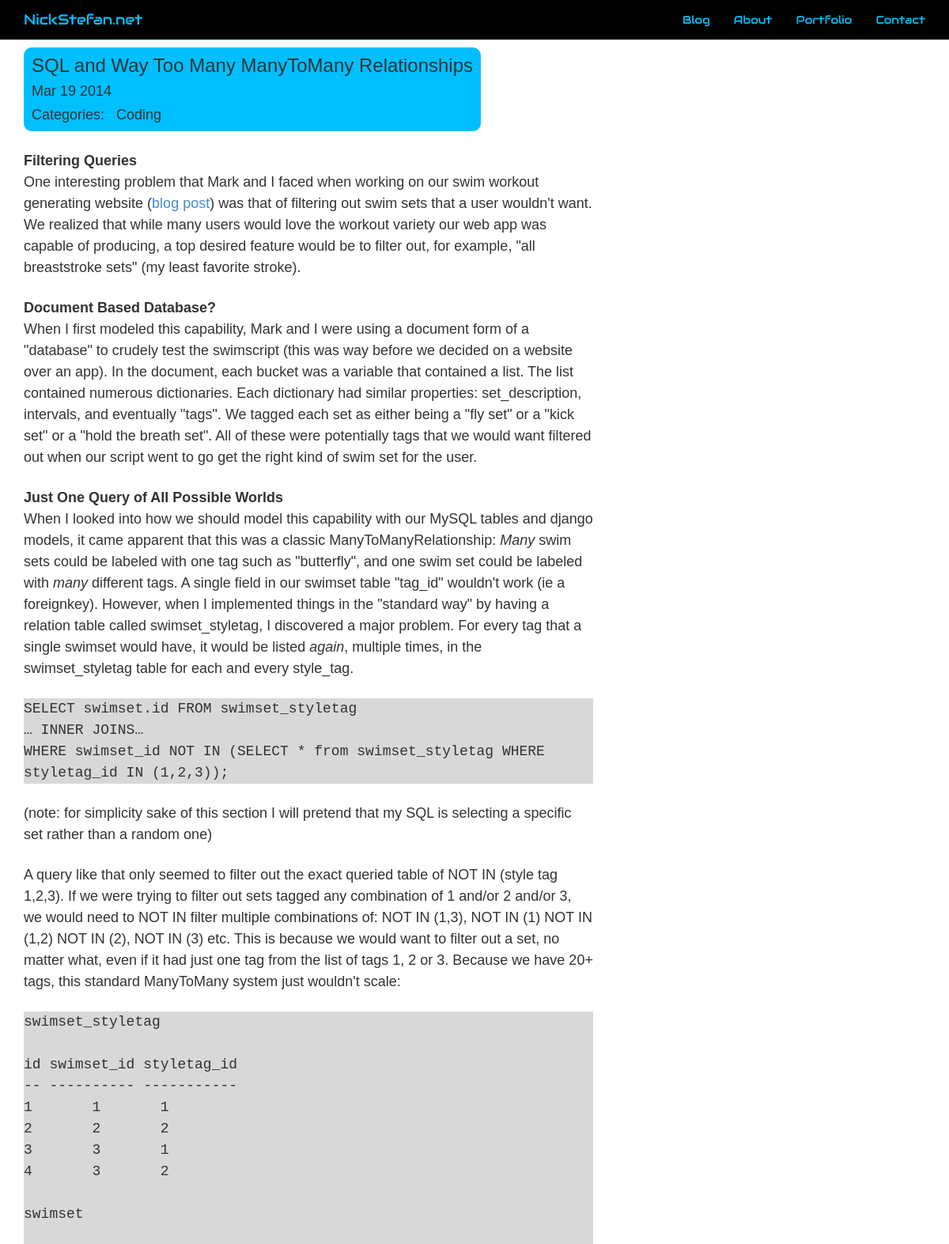
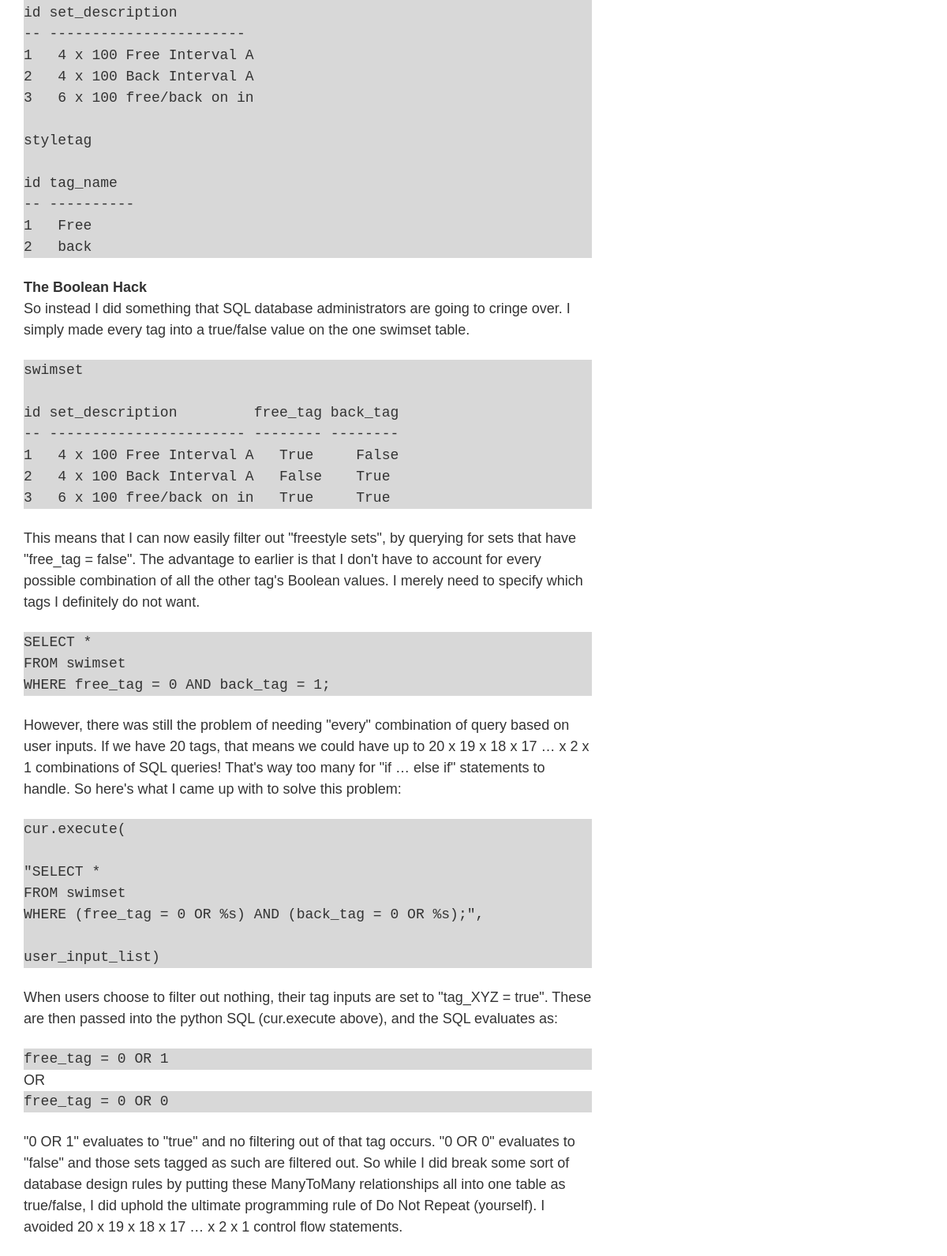
The app's page /blog/view/manytomanysql, older data (2 pictures, top to bottom).
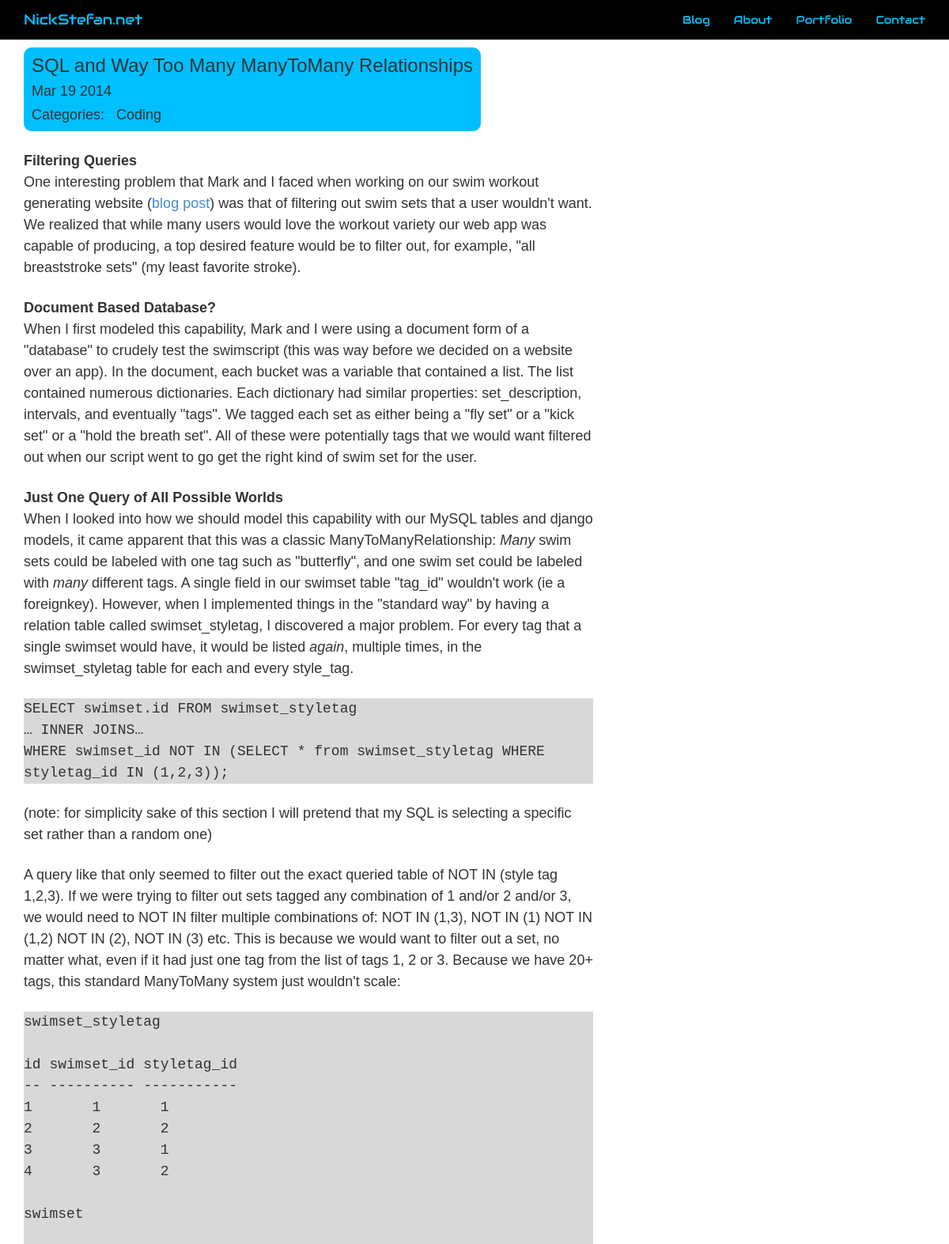
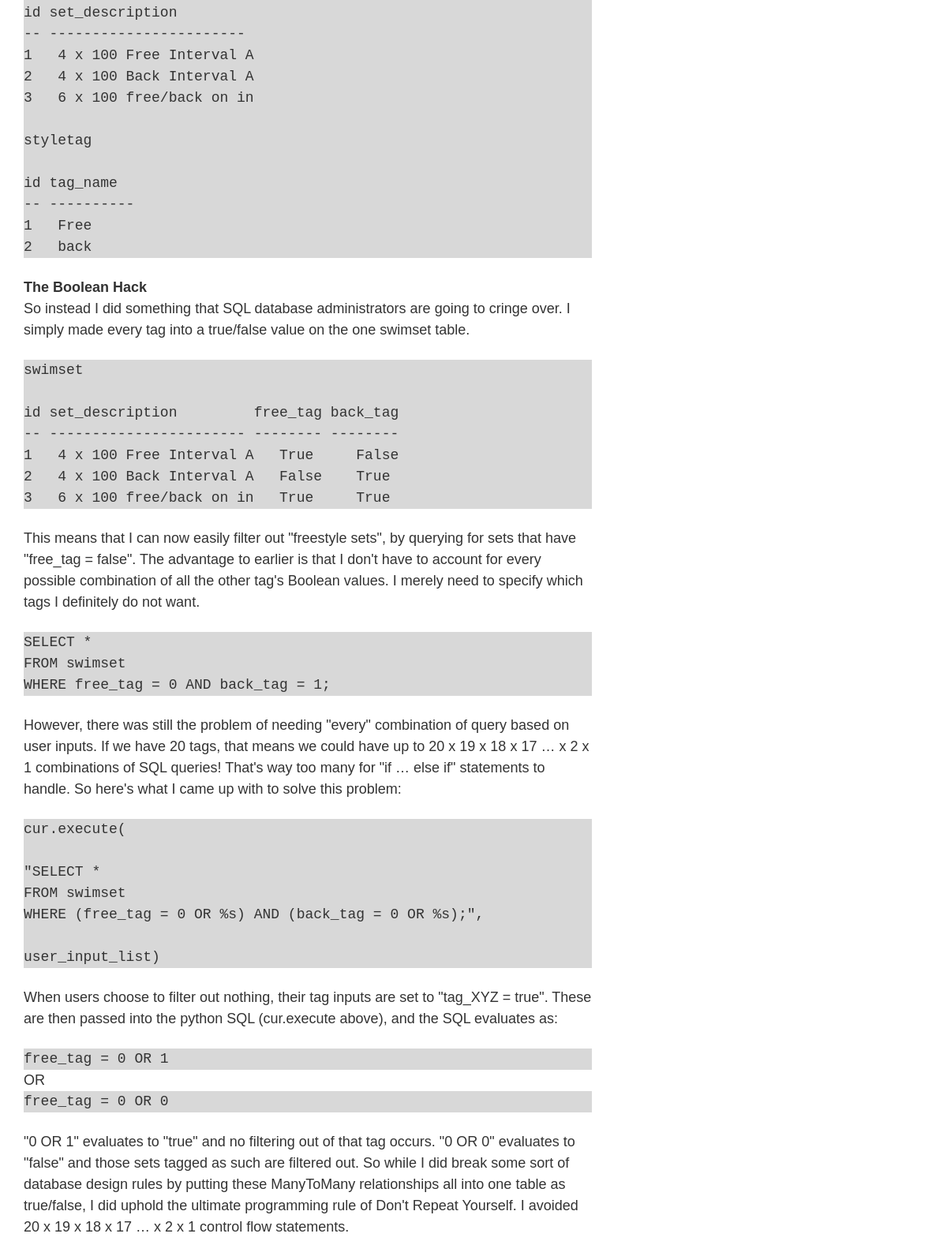
The same page, newer data (2 pictures, top to bottom).
### blog/models.py (models this page shows, shortened)
class Blog (models.Model):
    title = models.CharField(max_length=100, unique=True)
    slug = models.SlugField(max_length=100, unique=True)
    body = models.TextField()
    posted = models.DateTimeField(db_index=True) #auto_now_add=True
    category = models.ManyToManyField(Category)
    live = models.BooleanField(default=False)

class Category(models.Model):
    title = models.CharField(max_length=100, db_index=True)
    slug = models.SlugField(max_length=100, db_index=True)
    def __unicode__(self):
        return '%s' % self.title

### blog/views.py (the view)
def view_post(request, slug):
    return render_to_response('blog/view_post.html',{
        'post': get_object_or_404(Blog, slug=slug)
    })

### blog/templates/blog/view_post.html (shortened to what this page needs)
{% extends 'base.html' %}
{% block title %}
<h3>{{ post.title }}</h3>
<h4>{{ post.posted|date }}<h4>
<h4>Categories: &nbsp; {% for category in post.category.all %}{{ category }} &nbsp; {% endfor %}</h4>
{% endblock %}
{% autoescape off %}
{% block content %}
	{{ post.body|safe }}
{% endblock %}
{% endautoescape %}

### templates/base.html (shortened to what this page needs)
<!doctype html>
<html>
<head>
  <link rel="stylesheet" type="text/css" href="/static/css/bootstrap.css">
	<link rel="stylesheet" type="text/css" href="/static/css/originaltheme.css">
</head>
<body>
<div class="navbar navbar-default navbar-fixed-top" role="navigation">
  <div class="container">
    <div class="navbar-header">
      <a class="navbar-brand" href="/">NickStefan.net</a>
    </div>
    <div class="navbar-collapse collapse">
      <ul class="nav navbar-nav navbar-right">
        <li><a href="/">Blog</a></li>
        <li><a href="/about">About</a></li>
        <li><a href="#">Portfolio</a></li>
        <li><a href="#">Contact</a></li>
      </ul>
    </div>
  </div>
</div>
<div class="container main-container">
	<div class="title-bar">
		{% block title %}{% endblock %}
	</div>
	<div class="content">
		{% block content %}
		{% endblock %}
	</div>
</div>
</body>
</html>

### blog/static/css/originaltheme.css (style rules this page uses)
.main-container { margin-top: 50px; font-family: Helvetica, Arial, sans-serif; font-weight: normal; }
.title-bar { background-color: #00BFFF; display: inline-block; border-radius: 10px; margin: 10px 0 24px 0; }
.title-bar h3, .title-bar h4 { margin: 10px; }
.content { max-width: 40em; font-size: 18px; line-height: 1.5; }
.content > p { margin: 24px 0 24px 0; }
.content > p:first-child { margin: 0px 0 24px 0; }
.navbar-brand, .navbar-default, .navbar-right > li > a { font-family: Audiowide; color: #00BFFF !important; background-color: black; }
.code { background-color: #D8D8D8; font-family: courier; }

Row changes from the older to the newer data that the page shows:
changed Blog "SQL and Way Too Many ManyToMany Relationships": body "…ultimate programming rule of Do Not Repeat (yourself). I avoided 20 x…" → "…ultimate programming rule of Don't Repeat Yourself. I avoided 20 x…"
